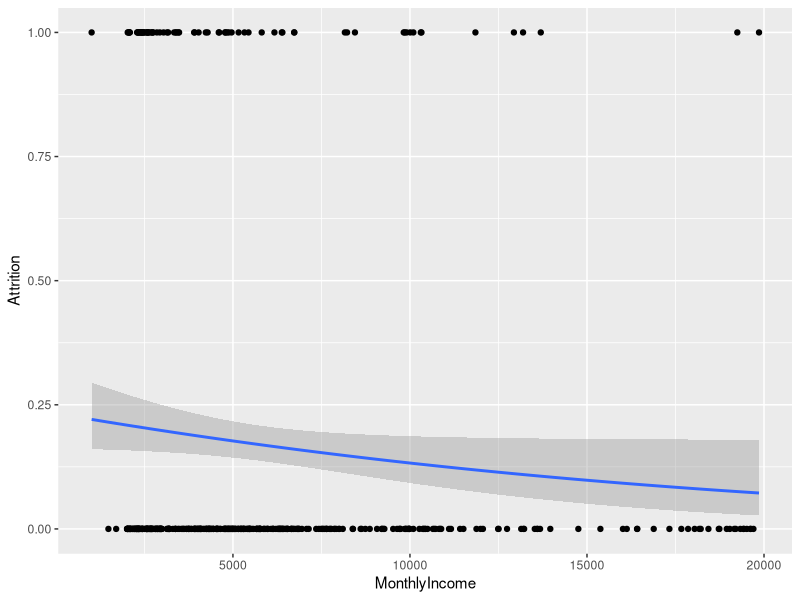

This figure's R source: (Note: this script raises an error after producing the figure.)
## ---- chunk 1
knitr::opts_chunk$set(echo = TRUE)
library(dplyr)     # for data wrangling
library(ggplot2)   # for awesome plotting
library(rsample)   # for data splitting
library(caret)     # for logistic regression modeling
library(recipes)
## ---- chunk 2
#
data("attrition", package = "modeldata")

df <- attrition %>% mutate_if(is.ordered, factor, ordered = FALSE)


# Create training (70%) and test (30%) sets for the 
# rsample::attrition data.
set.seed(123)  # for reproducibility (random sample)
churn_split <- initial_split(df, prop = 0.70) # dividing into strata can help with (1) skew and (2) class imbalance
churn_train <- training(churn_split)
churn_test  <- testing(churn_split)
## ---- chunk 3
churn_test <- recipe(Attrition ~ ., data = churn_test) |> 
  step_integer(Attrition, zero_based = TRUE) |> 
  prep(churn_test) |> # prep helps us estimate parameters for pre-processing
  bake(churn_test)
## ---- chunk 4
churn_train <- recipe(Attrition ~ ., data = churn_train) %>%
  step_integer(Attrition, zero_based = TRUE) %>%
  prep(churn_train) %>%
  bake(churn_train)
## ---- chunk 5
#MonthlyIncome
model1 <- glm(data = churn_train, Attrition ~ MonthlyIncome, family = binomial)
  
#OverTime
model2 <- glm(data = churn_train, Attrition ~ OverTime, family = binomial)
## ---- chunk 6
coef(model1)

coef(model2)

## ---- chunk 7
#exponentiate the coefficients from model objects for interpretation
exp(coef(model1)) # as income goes up by $1, we are actually slightly decreasing the likelihood of leaving the company. this is multiplicative so if goes up again by $1, it's .99*.99 and so on.

exp(coef(model2)) # someone who works overtime is 4 times more likely to quit. since this is binary, it's either yes or no so the yes is 4x more likely to quit than the no. 

## ---- chunk 8
 ggplot(churn_test, aes(x=MonthlyIncome, y=Attrition)) + geom_point() +
      stat_smooth(method="glm",  se=TRUE,
                method.args = list(family=binomial))
## ---- chunk 9
model3 <- glm(
  Attrition ~ MonthlyIncome + OverTime,
  family = "binomial", 
  data = churn_train
  )

tidy(model3)
